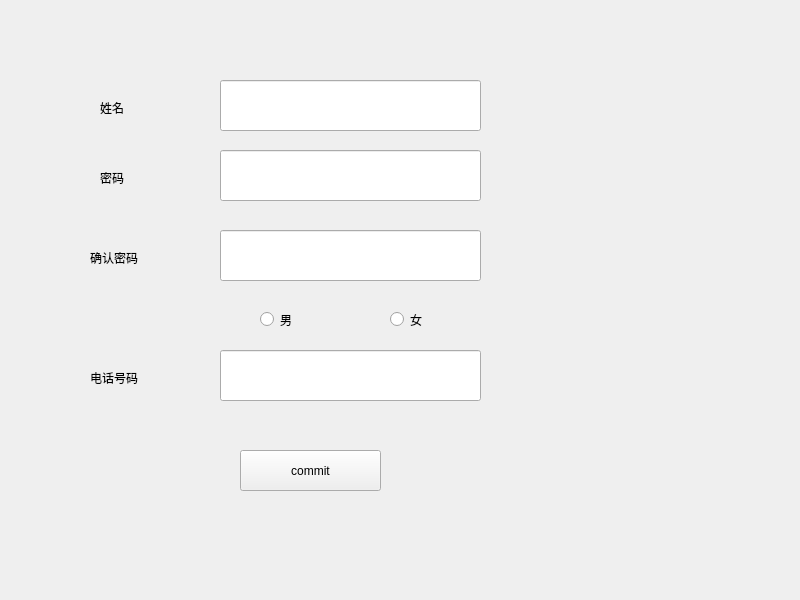
<?xml version="1.0" encoding="UTF-8"?>
<ui version="4.0">
 <class>Widget</class>
 <widget class="QWidget" name="Widget">
  <property name="geometry">
   <rect>
    <x>0</x>
    <y>0</y>
    <width>800</width>
    <height>600</height>
   </rect>
  </property>
  <property name="windowTitle">
   <string>Widget</string>
  </property>
  <widget class="QLineEdit" name="lineEdit_name">
   <property name="geometry">
    <rect>
     <x>220</x>
     <y>80</y>
     <width>261</width>
     <height>51</height>
    </rect>
   </property>
  </widget>
  <widget class="QLineEdit" name="lineEdit_again">
   <property name="geometry">
    <rect>
     <x>220</x>
     <y>230</y>
     <width>261</width>
     <height>51</height>
    </rect>
   </property>
  </widget>
  <widget class="QRadioButton" name="radioButton_male">
   <property name="geometry">
    <rect>
     <x>260</x>
     <y>310</y>
     <width>101</width>
     <height>19</height>
    </rect>
   </property>
   <property name="text">
    <string>男</string>
   </property>
  </widget>
  <widget class="QRadioButton" name="radioButton_female">
   <property name="geometry">
    <rect>
     <x>390</x>
     <y>310</y>
     <width>101</width>
     <height>19</height>
    </rect>
   </property>
   <property name="text">
    <string>女</string>
   </property>
  </widget>
  <widget class="QLineEdit" name="lineEdit_number">
   <property name="geometry">
    <rect>
     <x>220</x>
     <y>350</y>
     <width>261</width>
     <height>51</height>
    </rect>
   </property>
  </widget>
  <widget class="QLabel" name="label">
   <property name="geometry">
    <rect>
     <x>100</x>
     <y>100</y>
     <width>72</width>
     <height>15</height>
    </rect>
   </property>
   <property name="text">
    <string>姓名</string>
   </property>
  </widget>
  <widget class="QLabel" name="label_2">
   <property name="geometry">
    <rect>
     <x>90</x>
     <y>250</y>
     <width>72</width>
     <height>15</height>
    </rect>
   </property>
   <property name="text">
    <string>确认密码</string>
   </property>
   <property name="wordWrap">
    <bool>false</bool>
   </property>
  </widget>
  <widget class="QLabel" name="label_3">
   <property name="geometry">
    <rect>
     <x>90</x>
     <y>370</y>
     <width>72</width>
     <height>15</height>
    </rect>
   </property>
   <property name="text">
    <string>电话号码</string>
   </property>
  </widget>
  <widget class="QPushButton" name="pushButton">
   <property name="geometry">
    <rect>
     <x>240</x>
     <y>450</y>
     <width>141</width>
     <height>41</height>
    </rect>
   </property>
   <property name="text">
    <string>commit</string>
   </property>
  </widget>
  <widget class="QLineEdit" name="lineEdit_password">
   <property name="geometry">
    <rect>
     <x>220</x>
     <y>150</y>
     <width>261</width>
     <height>51</height>
    </rect>
   </property>
  </widget>
  <widget class="QLabel" name="label_4">
   <property name="geometry">
    <rect>
     <x>100</x>
     <y>170</y>
     <width>72</width>
     <height>15</height>
    </rect>
   </property>
   <property name="text">
    <string>密码</string>
   </property>
   <property name="wordWrap">
    <bool>false</bool>
   </property>
  </widget>
  <widget class="QLabel" name="label_number">
   <property name="geometry">
    <rect>
     <x>510</x>
     <y>360</y>
     <width>141</width>
     <height>21</height>
    </rect>
   </property>
   <property name="text">
    <string/>
   </property>
  </widget>
  <widget class="QLabel" name="label_again">
   <property name="geometry">
    <rect>
     <x>520</x>
     <y>240</y>
     <width>161</width>
     <height>21</height>
    </rect>
   </property>
   <property name="text">
    <string/>
   </property>
  </widget>
  <widget class="QLabel" name="label_password">
   <property name="geometry">
    <rect>
     <x>520</x>
     <y>160</y>
     <width>161</width>
     <height>21</height>
    </rect>
   </property>
   <property name="text">
    <string/>
   </property>
  </widget>
 </widget>
 <resources/>
 <connections/>
</ui>
